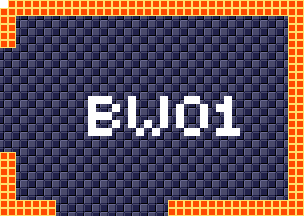

This is a level from a 2D game, rendered from its Tiled map with the project's own tilesets. A one-line summary and the map file follow, with tile-layer data summarised:
An orthogonal 38x27 tile map with 8x8 px tiles, 4 tile layers (background, foreground, room numbers, Objects), 15 tilesets.

<map version="1.5" tiledversion="1.7.1" orientation="orthogonal" renderorder="right-down" width="38" height="27" tilewidth="8" tileheight="8" infinite="0" nextlayerid="11" nextobjectid="1">
 <tileset firstgid="1" source="tilesheets/tsKarniMata.tsx" />
 <tileset firstgid="1025" source="tilesheets/tsVoodooWasp.tsx" />
 <tileset firstgid="2049" source="tilesheets/tsBurial.tsx" />
 <tileset firstgid="3073" source="tilesheets/tsBlueTemple.tsx" />
 <tileset firstgid="4097" source="tilesheets/tsGoddess.tsx" />
 <tileset firstgid="5121" source="tilesheets/tsKonark.tsx" />
 <tileset firstgid="6145" name="sEnemies" tilewidth="8" tileheight="8" tilecount="1024" columns="32">
  <image source="../grapx/tilesheets/sObjects.bmp" trans="ff94ff" width="256" height="256" />
 </tileset>
 <tileset firstgid="7169" source="tilesheets/tsIceTemple.tsx" />
 <tileset firstgid="8193" source="tilesheets/tsLavaArea.tsx" />
 <tileset firstgid="9217" source="tilesheets/tsBossArea.tsx" />
 <tileset firstgid="10241" source="tilesheets/tsPegu.tsx" />
 <tileset firstgid="11265" source="tilesheets/sTiwanakuTemple.tsx" />
 <tileset firstgid="12289" source="tilesheets/sIndraTemple.tsx" />
 <tileset firstgid="13313" source="tilesheets/sTeleport.tsx" />
 <tileset firstgid="14337" source="tilesheets/sObjects.tsx" />
 <layer id="2" name="background" width="38" height="27">
  <data>[1026 cells, 1026 non-empty, 2 distinct tile ids]</data>
 </layer>
 <layer id="1" name="foreground" width="38" height="27">
  <data>[1026 cells, 190 non-empty, 1 distinct tile ids]</data>
 </layer>
 <layer id="7" name="room numbers" width="38" height="27">
  <data>[1026 cells, 43 non-empty, 1 distinct tile ids]</data>
 </layer>
 <layer id="10" name="Objects" width="38" height="27">
  <data>[1026 cells, 0 non-empty, 0 distinct tile ids]</data>
 </layer>
</map>
